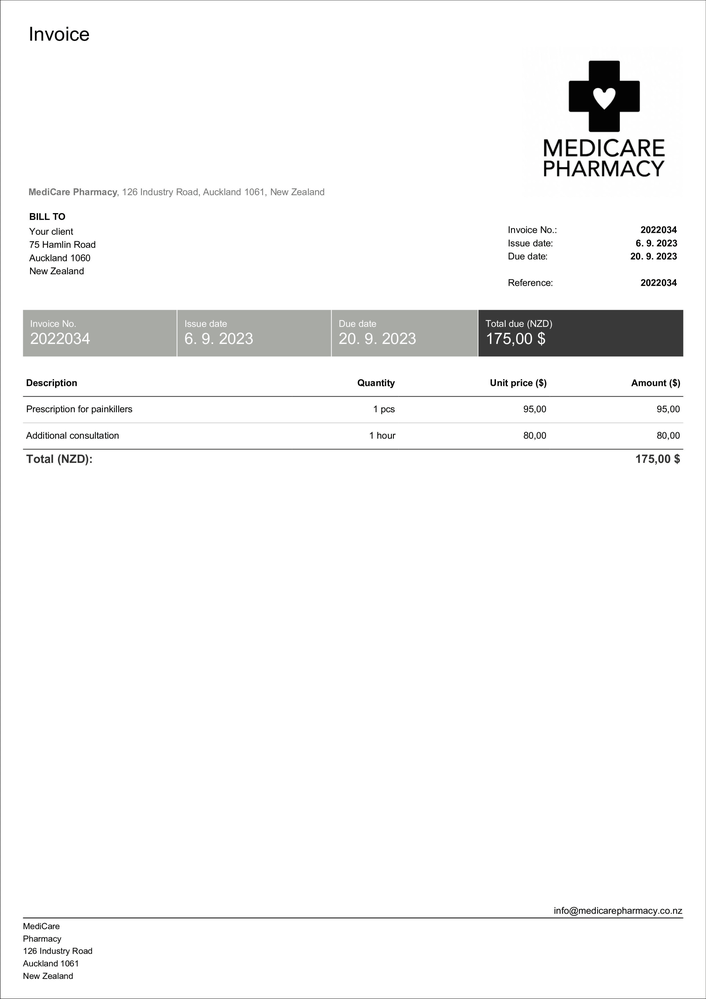
#> input picture uploads/free-medical-invoice-template.png, 706 x 999 px, shrunk from 4965 x 7023 before the run, found by its file name
$ python ocr.py
#> lines starting #> are read from the running program, lines starting #| are printed output that depends on the picture; after the words box and inside, x2 and y2 are one past the last pixel; in counts of white or black regions, pixels touching at a corner belong together
import cv2
import pytesseract
import re

# pytesseract.pytesseract.tesseract_cmd = r"C:\Program Files\Tesseract-OCR\tesseract.exe"
pytesseract.pytesseract.tesseract_cmd = "/usr/bin/tesseract"

def extract_invoice_details(image_path):
    img = cv2.imread(image_path)
#> img is the input picture: shape (999, 706, 3); mean B, G, R 245.6, 245.8, 245.7

    gray = cv2.cvtColor(img, cv2.COLOR_BGR2GRAY)

    gray = cv2.threshold(gray, 0, 255, cv2.THRESH_BINARY + cv2.THRESH_OTSU)[1]
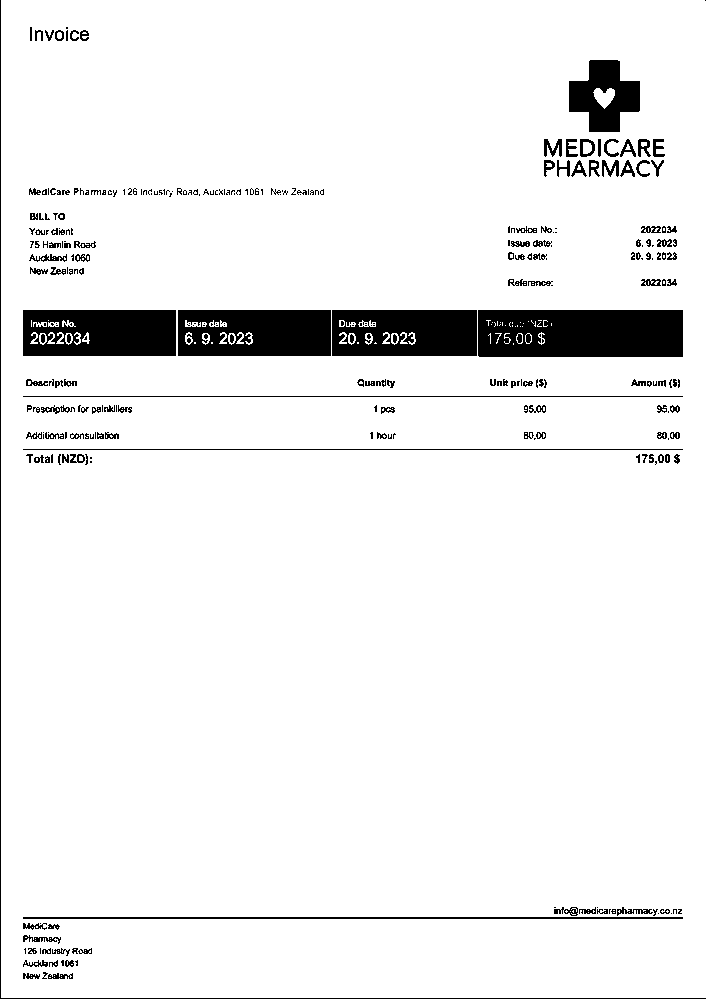
#> gray: shape (999, 706); 93.6% white; 309 black regions (152 under 20 px), largest, box (x1, y1, x2, y2) and area: (478, 310, 683, 357) 9374, (178, 310, 331, 356) 6497, (23, 310, 176, 356) 6477

#> (the run stopped early here; a loop or call above may not have finished)
